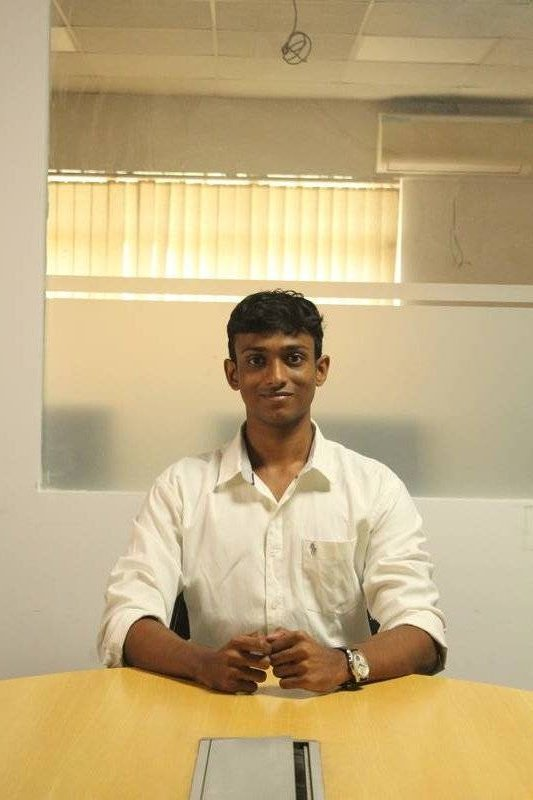
#> input picture assets/images/meetourteams 2026-2027/Adesh Muley Camera Head.JPG, 533 x 800 px, found by its file name; its folder holds only this picture in this run
$ python rotate_180.py
#> lines starting #> are read from the running program, lines starting #| are printed output that depends on the picture
import os
from PIL import Image

dirs = [
    r"c:\mesaweb\assets\images\meetourteams 2026-2027",
    r"c:\mesaweb\assets\images\halloffame 2025-2026"
]

for d in dirs:
    if not os.path.exists(d):
        continue
    for filename in os.listdir(d):
        if filename.lower().endswith(('.jpg', '.jpeg', '.png')):
            filepath = os.path.join(d, filename)
            try:
                with Image.open(filepath) as img:
                    # Rotate 180 degrees (flip completely upside down/right side up)
#> img is the input picture: PIL image 533x800 RGB; mean R, G, B 193.9, 173, 129
                    rotated = img.transpose(Image.ROTATE_180)
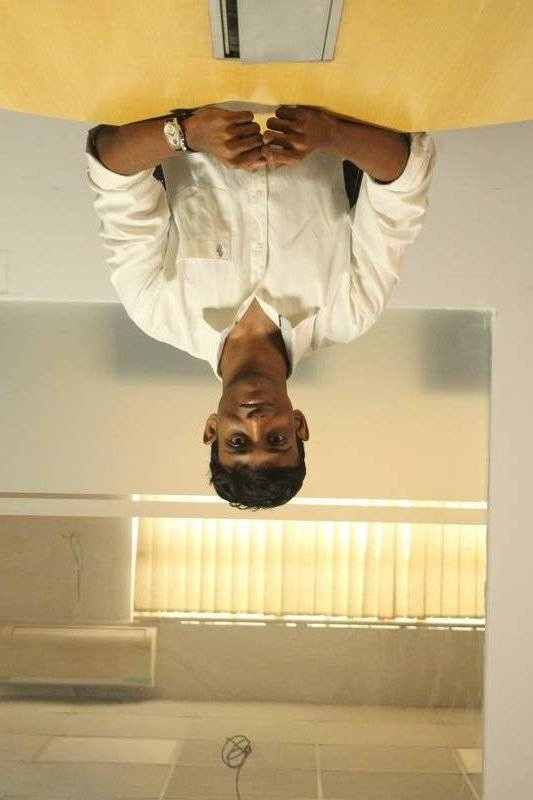
#> rotated: PIL image 533x800 RGB; mean R, G, B 193.9, 173, 129
                    rotated.save(filepath, format="JPEG", quality=85)
                print(f"Flipped 180: {filename}")
            except Exception as e:
                print(f"Error processing {filename}: {e}")
